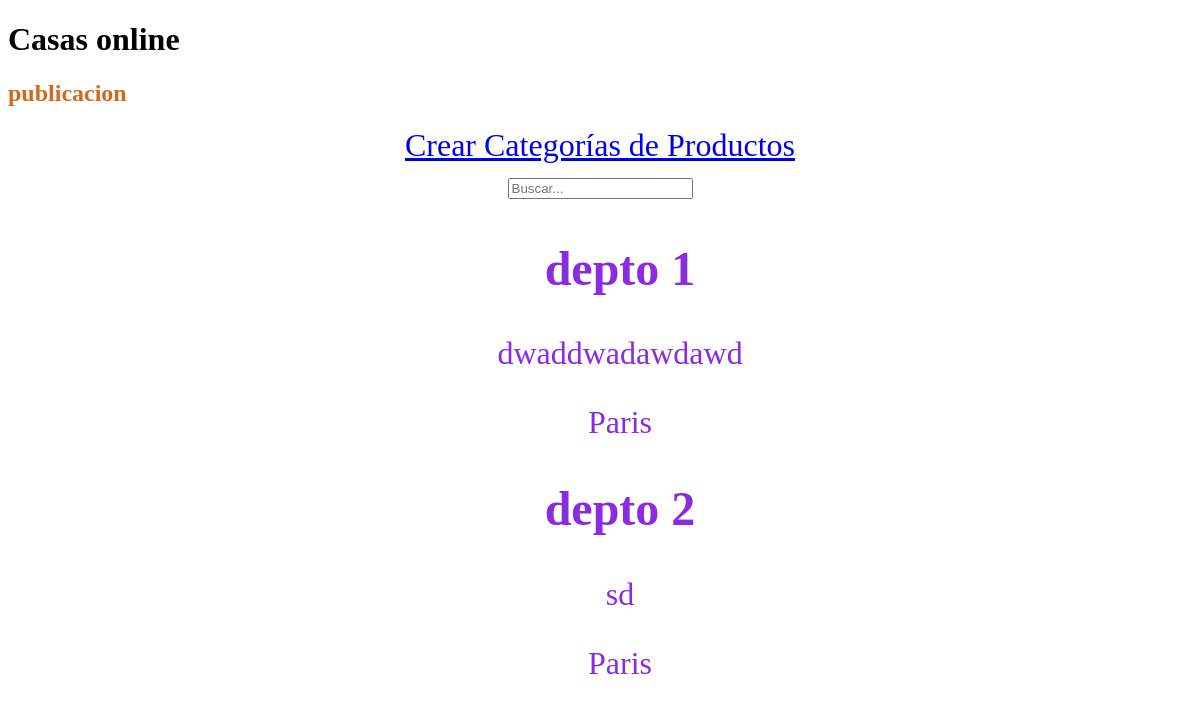
Page /publicacion/ on the earlier database version.
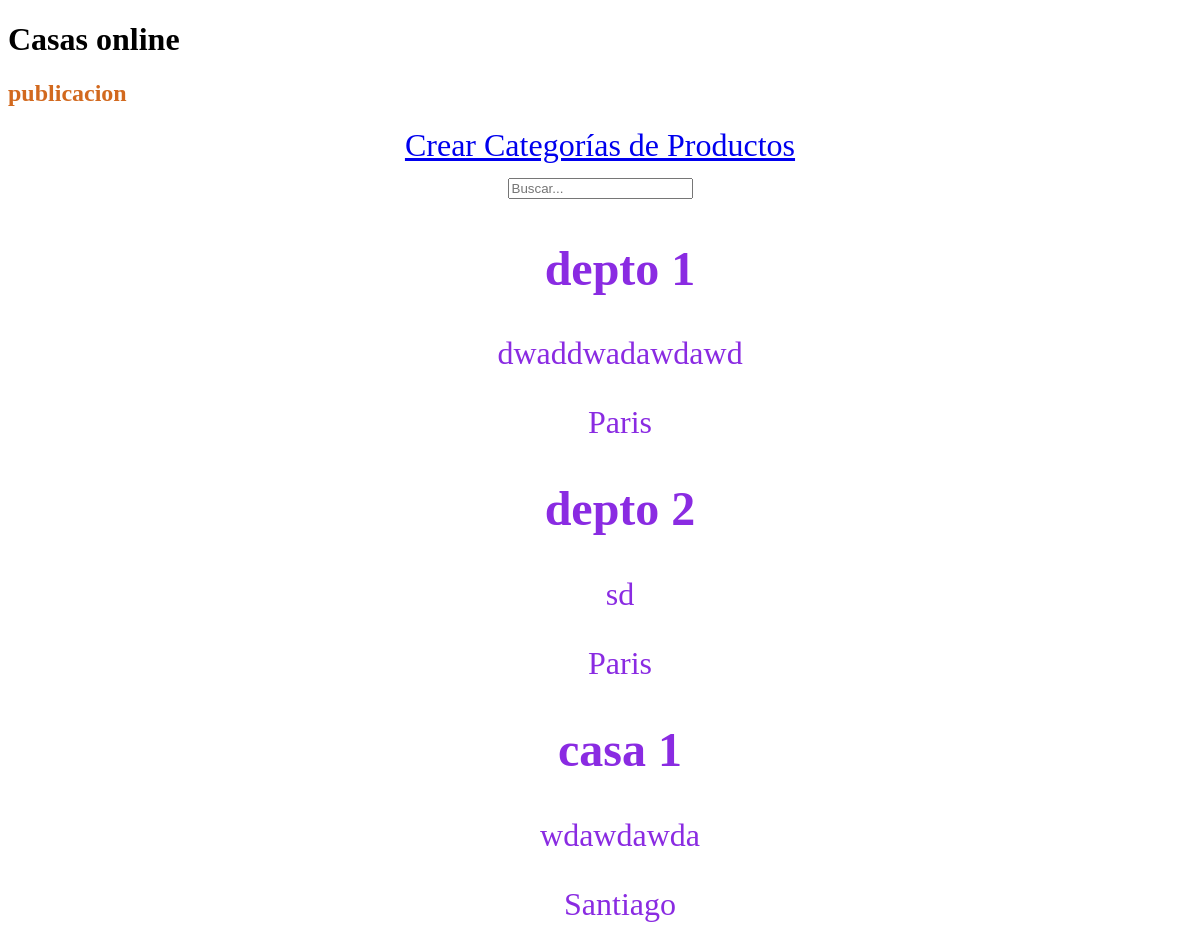
Same page on the later database version.
### publicacion/models.py (models this page shows, shortened)
class Publicacion(models.Model):
    nombre = models.CharField(max_length=200)
    descripcion = models.CharField(max_length=600)
    ciudad = models.ForeignKey(Ciudad, on_delete=models.SET_NULL, null=True, blank=True)

class Ciudad(models.Model):
    ciudad = models.CharField(max_length=200)
    pais = models.ForeignKey(Pais, on_delete=models.SET_NULL, null=True, blank=True)
    def __str__(self) -> str:
        return self.ciudad

### publicacion/views.py (the view)
# urls.py: 2. Add a URL to urlpatterns:  path('', views.home, name='home')
def home(request):
    busqueda = models.Publicacion.objects.all()
    context = {"publicaciones": busqueda}
    return render(request, "publicacion/index.html", context)

### publicacion/templates/publicacion/index.html (shortened to what this page needs)
{% extends 'core/base.html' %}
{% block titulo %}
    publicacion
{% endblock titulo %}
{% block contenido %}
    <div class="fs-3 pb-4">
        <a href="{% url 'publicacion:publicacion_crear' %}">Crear Categorías de Productos</a>
    </div>
    <div class="py-lg-4 ">
        <form action="{% url 'publicacion:home' %}"method="get">
            <input type="text" name="busqueda" placeholder="Buscar...">
        </form>
    </div>
    <ul>
        {% for publicacion in publicaciones %}
            <h2>{{ publicacion.nombre }}</h2>
            <p>{{ publicacion.descripcion }}</p>
            <p>{{ publicacion.ciudad }}</p>
        {% endfor %}
    </ul>
{% endblock contenido %}

### core/templates/core/base.html (shortened to what this page needs)
<!DOCTYPE html>
<html lang="en">
<head>
</head>
<body>
    <h1>Casas online</h1>
    <h2 style="color: chocolate;">
        {% block titulo %}
        {% endblock titulo %}
    </h2>
    <div style="color: blueviolet; text-align: center; font-size: xx-large;">
        {% block contenido %}
        {% endblock contenido %}
    </div>
</body>
</html>

Differences in the rows shown:
added Publicacion: nombre "casa 1", descripcion "wdawdawda", ciudad "Santiago"
